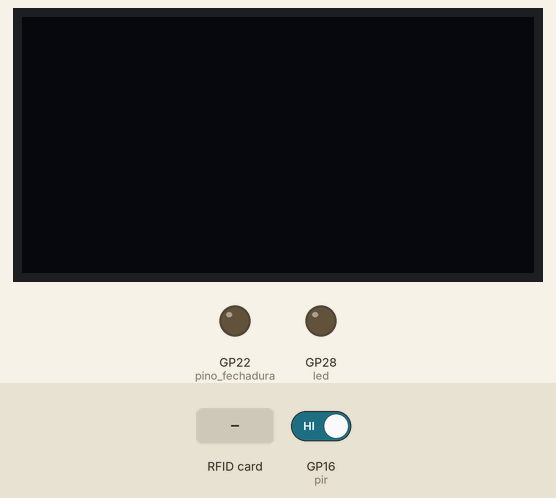
This program was run on a simulated Raspberry Pi Pico running MicroPython. Parts: 128×64 one-colour display, output pins drawn as LEDs (lit = HIGH). The test bench sets the inputs (shaded band); at power-on: GP16 (pir) HIGH. Library files of the repository ran but are not shown: ssd1306.py; pins used as bus, display or sensor lines are not drawn; what the program prints to the serial console is not drawn.

Above: at 3.2 s.
3.3 s: GP16 (pir) driven LOW
At 5.2 s:
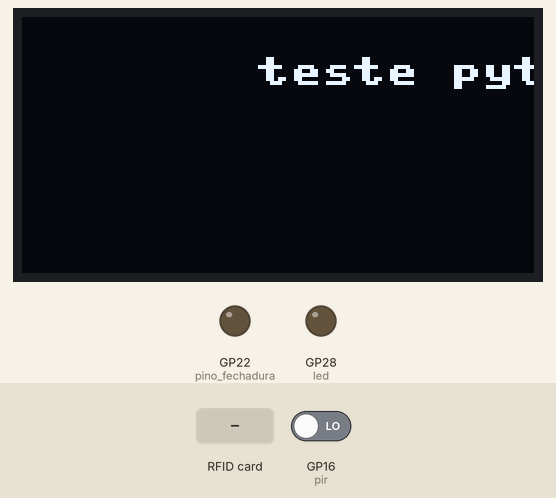
5.5 s: RFID card 5E 7A 19 C4 held to the reader
Timing chart, 0 to 8.5 s (numbered marks = the images above; inputs shaded):
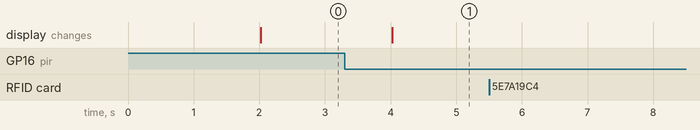

Measured:
- after the input at 3.3 s, the display: changes after 0.72 s (image 1)
- after the input at 5.5 s, every drawn part: stays the same

The program:

teste_leitura.py
```python
import mfrc522
from os import uname
from machine import Pin, SPI
from time import sleep
import utime
from utime import sleep_ms
from ssd1306 import SSD1306_SPI


def do_access():
    # chama o pin
    PINO_FECHADURA = 22
    pino_fechadura = Pin(PINO_FECHADURA, Pin.OUT)
    chave_lida = ""

    def abrir(saida):
        saida.value(1)

    def fechar(saida):
        saida.value(0)


    while True:
        chave_lida = do_read()
        f = open("chaves.txt", "r")
        chaves = []
        for chave in f:
            chave = chave.replace("\r\n", "")
            chaves.append(chave)
        print(chaves)
        chave_lida = str(chave_lida)
        if chave_lida in chaves:
            abrir(pino_fechadura)
            sleep(3)
            fechar(pino_fechadura)
        return

def do_write():

	if uname()[0] == 'WiPy':
		rdr = mfrc522.MFRC522("GP14", "GP16", "GP15", "GP22", "GP17")
	elif uname()[0] == 'esp8266':
		rdr = mfrc522.MFRC522(0, 2, 4, 5, 14)
	elif uname()[0] == 'rp2':
		rdr = mfrc522.MFRC522(2,3,4,8,5)
	else:
		raise RuntimeError("Unsupported platform")

	print("")
	print("Place card before reader to write address 0x08")
	print("")

	try:
		while True:

			(stat, tag_type) = rdr.request(rdr.REQIDL)

			if stat == rdr.OK:

				(stat, raw_uid) = rdr.anticoll()

				if stat == rdr.OK:
					print("New card detected")
					print("  - tag type: 0x%02x" % tag_type)
					print("  - uid	 : 0x%02x%02x%02x%02x" % (raw_uid[0], raw_uid[1], raw_uid[2], raw_uid[3]))
					print("")

					if rdr.select_tag(raw_uid) == rdr.OK:

						key = [0xFF, 0xFF, 0xFF, 0xFF, 0xFF, 0xFF]

						if rdr.auth(rdr.AUTHENT1A, 8, key, raw_uid) == rdr.OK:
							stat = rdr.write(8, b"\x00\x01\x02\x03\x04\x05\x06\x07\x08\x09\x0a\x0b\x0c\x0d\x0e\x0f")
							rdr.stop_crypto1()
							if stat == rdr.OK:
								print("Data written to card")
							else:
								print("Failed to write data to card")
						else:
							print("Authentication error")
					else:
						print("Failed to select tag")

	except KeyboardInterrupt:
		print("Bye")

def do_read():

	if uname()[0] == 'WiPy':
		rdr = mfrc522.MFRC522("GP14", "GP16", "GP15", "GP22", "GP17")
	elif uname()[0] == 'esp8266':
		rdr = mfrc522.MFRC522(0, 2, 4, 5, 14)
	elif uname()[0] == 'rp2':
		#rdr = mfrc522.MFRC522(SPI_CLK, SPI_MOSI, SPI_MISO, RESET, CS(SDA))
		rdr = mfrc522.MFRC522(2,3,4,8,5)
	else:
		raise RuntimeError("Unsupported platform")

	print("")
	print("Place card before reader to read from address 0x08")
	print("")

	try:
		while True:
			sleep(1)
			(stat, tag_type) = rdr.request(rdr.REQIDL)

			if stat == rdr.OK:

				(stat, raw_uid) = rdr.anticoll()

				if stat == rdr.OK:
					print("New card detected")
					print("  - tag type: 0x%02x" % tag_type)
					print("  - uid	 : 0x%02x%02x%02x%02x" % (raw_uid[0], raw_uid[1], raw_uid[2], raw_uid[3]))
					print("")

					if rdr.select_tag(raw_uid) == rdr.OK:

						key = [0xFF, 0xFF, 0xFF, 0xFF, 0xFF, 0xFF]

						if rdr.auth(rdr.AUTHENT1A, 8, key, raw_uid) == rdr.OK:
							print("Address 8 data: %s" % rdr.read(8))
							retorno = rdr.read(8)
							rdr.stop_crypto1()
							return retorno
						else:
							print("Authentication error")
					else:
						print("Failed to select tag")

	except KeyboardInterrupt:
		print("Bye")

class OLED:
    def __init__(self):
        spi = SPI(0, 100000, mosi=Pin(19), sck=Pin(18))
        self.oled = SSD1306_SPI(128, 64, spi, Pin(17),Pin(20), Pin(15))
    def exibir(self,value,posx,posy):
        #oled = SSD1306_SPI(WIDTH, HEIGHT, spi, dc,rst, cs) use GPIO PIN NUMBERS
        self.oled.text(value,posx,posy)
        self.oled.show()
    def limpar(self):
        self.oled.fill(0)
        self.oled.show()

#Para executar o código


led = Pin(28, Pin.OUT)
pir = Pin(16, Pin.IN)

utime.sleep(2)
oled = OLED()
while True:
   print(pir.value())
   if pir.value() == 0:
       print(pir.value())
       print("LED On")
       oled.exibir("teste python", 59, 10)
       do_access()
       utime.sleep(2)
   else:
       print(pir.value())
       print("Esperando movimento")
       oled.limpar()
       utime.sleep(2)
```
